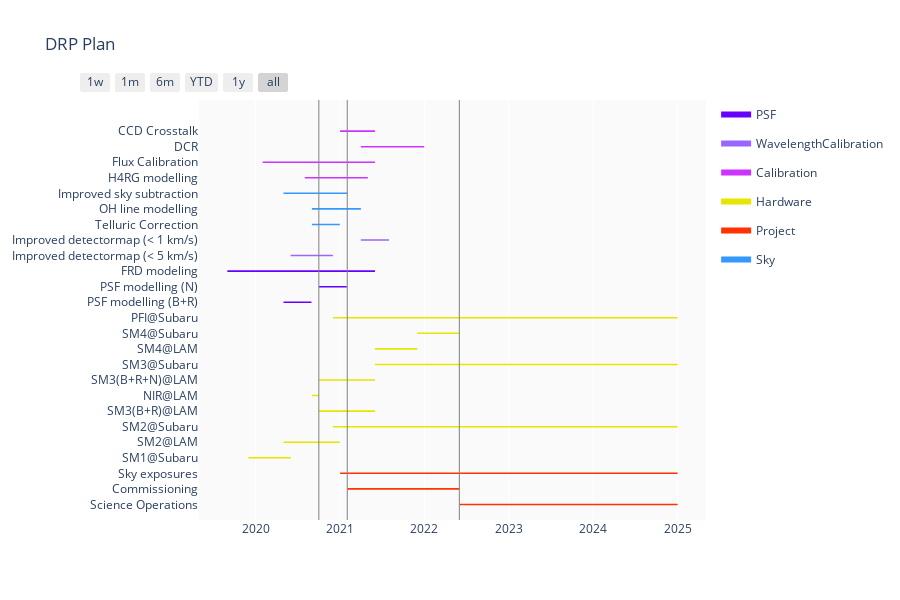

Here is the notebook cell this chart was saved with:
### Code cell
fig = ff.create_gantt(df, colors=catColors, index_col='Category',
                      show_colorbar=True, bar_width=0.05, showgrid_x=True, showgrid_y=False, title="DRP Plan")
fig.update_layout(plot_bgcolor='rgba(0,0,0, 0.02)')

for yr in [arms_full, commissioning_start, commissioning_end]:
    fig.add_trace(
        go.Scatter(
            x = [yr, yr],
            y = [-1, len(df.index) + 1],
            mode = "lines",
            line = go.scatter.Line(color = "gray", width = 1),
            showlegend = False
        )
    )

fig.show()

### Figure 1 — Plotly figure (JSON) as saved in the notebook; plotly's stock layout.template omitted (floating-point values rounded to 4 significant figures)
{"data": [{"fill": "toself", "fillcolor": "rgb(102, 0, 255)", "hoverinfo": "name", "legendgroup": "rgb(102, 0, 255)", "mode": "none", "name": "PSF", "type": "scatter", "x": ["2020-05-01", "2020-8-30", "2020-8-30", "2020-05-01", "2020-05-01", "2020-10-01", "2021-01-30", "2021-01-30", "2020-10-01", "2020-10-01", "2019-09-01", "2021-06-01", "2021-06-01", "2019-09-01"], "y": [12.95, 12.95, 13.05, 13.05, null, 13.95, 13.95, 14.05, 14.05, null, 14.95, 14.95, 15.05, 15.05]}, {"fill": "toself", "fillcolor": "rgb(153, 102, 255)", "hoverinfo": "name", "legendgroup": "rgb(153, 102, 255)", "mode": "none", "name": "WavelengthCalibration", "type": "scatter", "x": ["2020-06-01", "2020-12-01", "2020-12-01", "2020-06-01", "2020-06-01", "2021-04-01", "2021-08-01", "2021-08-01", "2021-04-01"], "y": [15.95, 15.95, 16.05, 16.05, null, 16.95, 16.95, 17.05, 17.05]}, {"fill": "toself", "fillcolor": "rgb(204, 51, 255)", "hoverinfo": "name", "legendgroup": "rgb(204, 51, 255)", "mode": "none", "name": "Calibration", "type": "scatter", "x": ["2020-08-01", "2021-05-01", "2021-05-01", "2020-08-01", "2020-08-01", "2020-02-01", "2021-06-01", "2021-06-01", "2020-02-01", "2020-02-01", "2021-04-01", "2021-12-31", "2021-12-31", "2021-04-01", "2021-04-01", "2021-01-01", "2021-06-01", "2021-06-01", "2021-01-01"], "y": [20.95, 20.95, 21.05, 21.05, null, 21.95, 21.95, 22.05, 22.05, null, 22.95, 22.95, 23.05, 23.05, null, 23.95, 23.95, 24.05, 24.05]}, {"fill": "toself", "fillcolor": "rgb(230, 230, 0)", "hoverinfo": "name", "legendgroup": "rgb(230, 230, 0)", "mode": "none", "name": "Hardware", "type": "scatter", "x": ["2019-12-01", "2020-06-02", "2020-06-02", "2019-12-01", "2019-12-01", "2020-05-01", "2020-12-31", "2020-12-31", "2020-05-01", "2020-05-01", "2020-12-01", "2025-01-01", "2025-01-01", "2020-12-01", "2020-12-01", "2020-10-01", "2021-06-01", "2021-06-01", "2020-10-01", "2020-10-01", "2020-09-01", "2020-10-01", "2020-10-01", "2020-09-01", "2020-09-01", "2020-10-01", "2021-06-01", "2021-06-01", "2020-10-01", "2020-10-01", "2021-06-01", "2025-01-01", "2025-01-01", "2021-06-01", "2021-06-01", "2021-06-01", "2021-12-01", "2021-12-01", "2021-06-01", "2021-06-01", "2021-12-01", "2022-06-01", "2022-06-01", "2021-12-01", "2021-12-01", "2020-12-01", "2025-01-01", "2025-01-01", "2020-12-01"], "y": [2.95, 2.95, 3.05, 3.05, null, 3.95, 3.95, 4.05, 4.05, null, 4.95, 4.95, 5.05, 5.05, null, 5.95, 5.95, 6.05, 6.05, null, 6.95, 6.95, 7.05, 7.05, null, 7.95, 7.95, 8.05, 8.05, null, 8.95, 8.95, 9.05, 9.05, null, 9.95, 9.95, 10.05, 10.05, null, 10.95, 10.95, 11.05, 11.05, null, 11.95, 11.95, 12.05, 12.05]}, {"fill": "toself", "fillcolor": "rgb(255, 51, 0)", "hoverinfo": "name", "legendgroup": "rgb(255, 51, 0)", "mode": "none", "name": "Project", "type": "scatter", "x": ["2022-06-01", "2025-01-01", "2025-01-01", "2022-06-01", "2022-06-01", "2021-02-01", "2022-06-01", "2022-06-01", "2021-02-01", "2021-02-01", "2021-01-01", "2025-01-01", "2025-01-01", "2021-01-01"], "y": [-0.05, -0.05, 0.05, 0.05, null, 0.95, 0.95, 1.05, 1.05, null, 1.95, 1.95, 2.05, 2.05]}, {"fill": "toself", "fillcolor": "rgb(51, 153, 255)", "hoverinfo": "name", "legendgroup": "rgb(51, 153, 255)", "mode": "none", "name": "Sky", "type": "scatter", "x": ["2020-09-01", "2020-12-31", "2020-12-31", "2020-09-01", "2020-09-01", "2020-09-01", "2021-04-01", "2021-04-01", "2020-09-01", "2020-09-01", "2021-02-01", "2020-05-01", "2020-05-01", "2021-02-01"], "y": [17.95, 17.95, 18.05, 18.05, null, 18.95, 18.95, 19.05, 19.05, null, 19.95, 19.95, 20.05, 20.05]}, {"legendgroup": "rgb(102, 0, 255)", "marker": {"color": "rgb(102, 0, 255)", "opacity": 0, "size": 1}, "mode": "markers", "name": "", "showlegend": false, "text": [null, null, null, null, null, null], "type": "scatter", "x": ["2020-05-01", "2020-8-30", "2020-10-01", "2021-01-30", "2019-09-01", "2021-06-01"], "y": [13, 13, 14, 14, 15, 15]}, {"legendgroup": "rgb(153, 102, 255)", "marker": {"color": "rgb(153, 102, 255)", "opacity": 0, "size": 1}, "mode": "markers", "name": "", "showlegend": false, "text": [null, null, null, null], "type": "scatter", "x": ["2020-06-01", "2020-12-01", "2021-04-01", "2021-08-01"], "y": [16, 16, 17, 17]}, {"legendgroup": "rgb(204, 51, 255)", "marker": {"color": "rgb(204, 51, 255)", "opacity": 0, "size": 1}, "mode": "markers", "name": "", "showlegend": false, "text": [null, null, null, null, null, null, null, null], "type": "scatter", "x": ["2020-08-01", "2021-05-01", "2020-02-01", "2021-06-01", "2021-04-01", "2021-12-31", "2021-01-01", "2021-06-01"], "y": [21, 21, 22, 22, 23, 23, 24, 24]}, {"legendgroup": "rgb(230, 230, 0)", "marker": {"color": "rgb(230, 230, 0)", "opacity": 0, "size": 1}, "mode": "markers", "name": "", "showlegend": false, "text": [null, null, null, null, null, null, null, null, null, null, null, null, null, null, null, null, null, null, null, null], "type": "scatter", "x": ["2019-12-01", "2020-06-02", "2020-05-01", "2020-12-31", "2020-12-01", "2025-01-01", "2020-10-01", "2021-06-01", "2020-09-01", "2020-10-01", "2020-10-01", "2021-06-01", "2021-06-01", "2025-01-01", "2021-06-01", "2021-12-01", "2021-12-01", "2022-06-01", "2020-12-01", "2025-01-01"], "y": [3, 3, 4, 4, 5, 5, 6, 6, 7, 7, 8, 8, 9, 9, 10, 10, 11, 11, 12, 12]}, {"legendgroup": "rgb(255, 51, 0)", "marker": {"color": "rgb(255, 51, 0)", "opacity": 0, "size": 1}, "mode": "markers", "name": "", "showlegend": false, "text": [null, null, null, null, null, null], "type": "scatter", "x": ["2022-06-01", "2025-01-01", "2021-02-01", "2022-06-01", "2021-01-01", "2025-01-01"], "y": [0, 0, 1, 1, 2, 2]}, {"legendgroup": "rgb(51, 153, 255)", "marker": {"color": "rgb(51, 153, 255)", "opacity": 0, "size": 1}, "mode": "markers", "name": "", "showlegend": false, "text": [null, null, null, null, null, null], "type": "scatter", "x": ["2020-09-01", "2020-12-31", "2020-09-01", "2021-04-01", "2021-02-01", "2020-05-01"], "y": [18, 18, 19, 19, 20, 20]}, {"line": {"color": "gray", "width": 1}, "mode": "lines", "showlegend": false, "type": "scatter", "x": ["2020-10-01", "2020-10-01"], "y": [-1, 26]}, {"line": {"color": "gray", "width": 1}, "mode": "lines", "showlegend": false, "type": "scatter", "x": ["2021-02-01", "2021-02-01"], "y": [-1, 26]}, {"line": {"color": "gray", "width": 1}, "mode": "lines", "showlegend": false, "type": "scatter", "x": ["2022-06-01", "2022-06-01"], "y": [-1, 26]}], "layout": {"height": 600, "hovermode": "closest", "plot_bgcolor": "rgba(0,0,0, 0.02)", "showlegend": true, "title": {"text": "DRP Plan"}, "xaxis": {"rangeselector": {"buttons": [{"count": 7, "label": "1w", "step": "day", "stepmode": "backward"}, {"count": 1, "label": "1m", "step": "month", "stepmode": "backward"}, {"count": 6, "label": "6m", "step": "month", "stepmode": "backward"}, {"count": 1, "label": "YTD", "step": "year", "stepmode": "todate"}, {"count": 1, "label": "1y", "step": "year", "stepmode": "backward"}, {"step": "all"}]}, "showgrid": true, "type": "date", "zeroline": false}, "yaxis": {"autorange": false, "range": [-1, 26], "showgrid": false, "ticktext": ["Science Operations", "Commissioning", "Sky exposures", "SM1@Subaru", "SM2@LAM", "SM2@Subaru", "SM3(B+R)@LAM", "NIR@LAM", "SM3(B+R+N)@LAM", "SM3@Subaru", "SM4@LAM", "SM4@Subaru", "PFI@Subaru", "PSF modelling (B+R)", "PSF modelling (N)", "FRD modeling", "Improved detectormap (< 5 km/s)", "Improved detectormap (< 1 km/s)", "Telluric Correction", "OH line modelling", "Improved sky subtraction", "H4RG modelling", "Flux Calibration", "DCR", "CCD Crosstalk"], "tickvals": [0, 1, 2, 3, 4, 5, 6, 7, 8, 9, 10, 11, 12, 13, 14, 15, 16, 17, 18, 19, 20, 21, 22, 23, 24], "zeroline": false}}}
